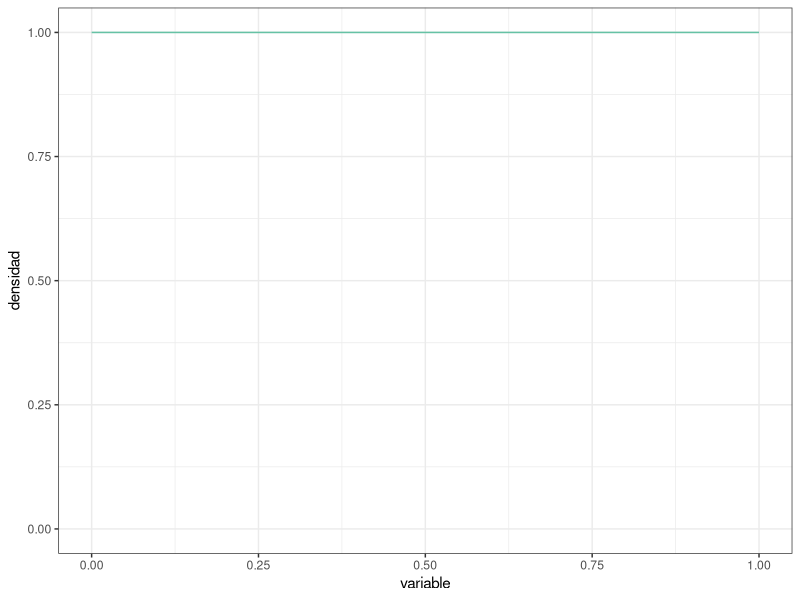
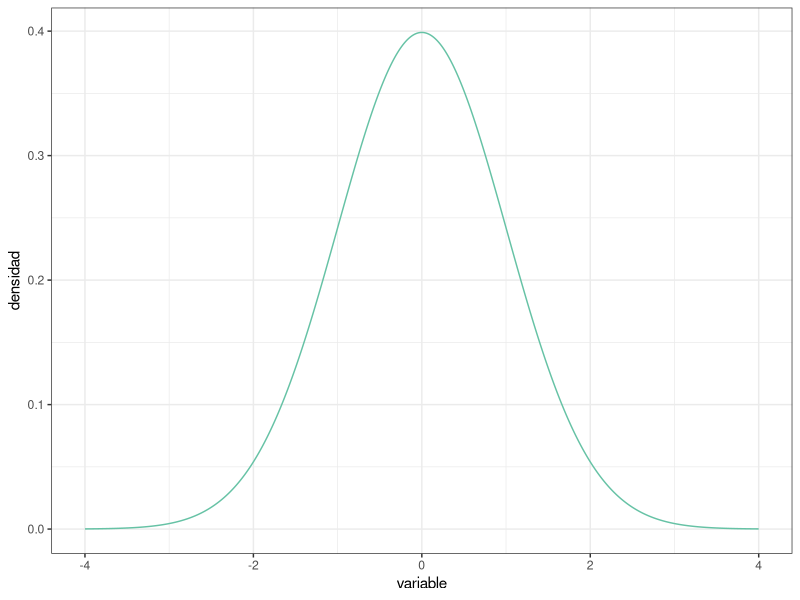
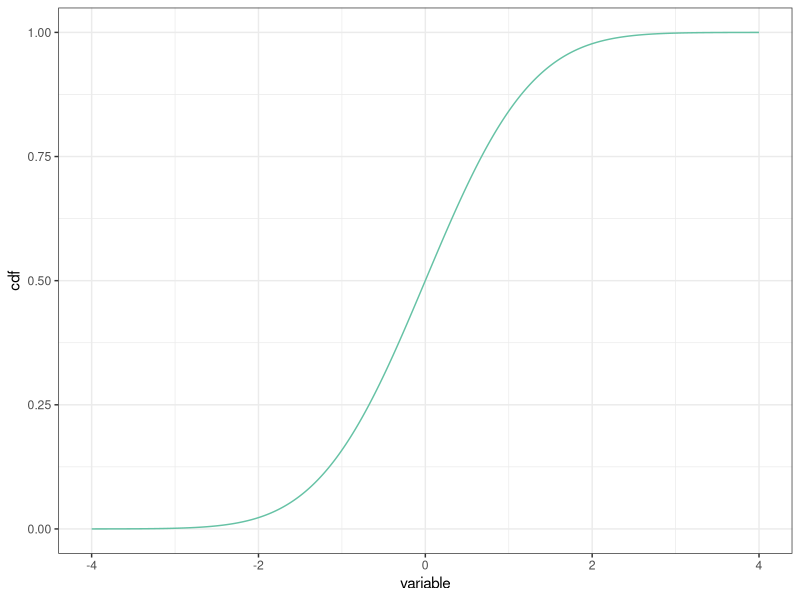
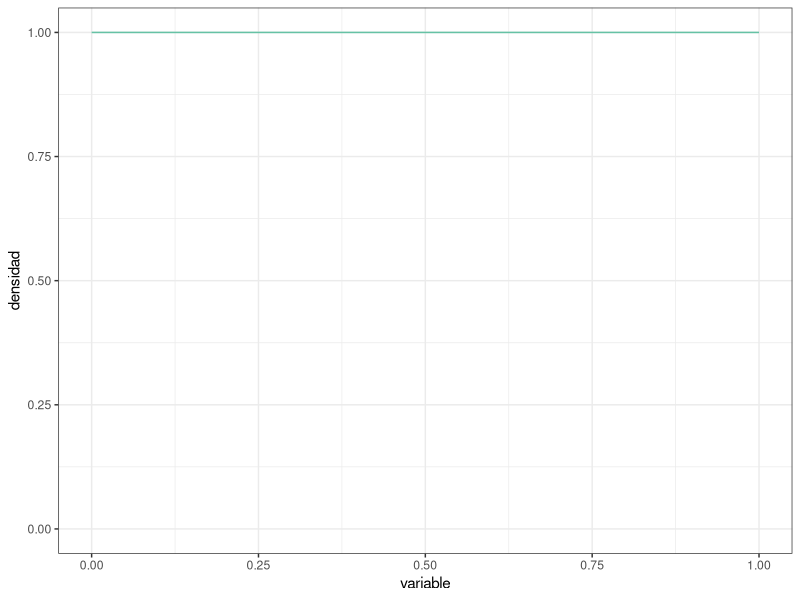
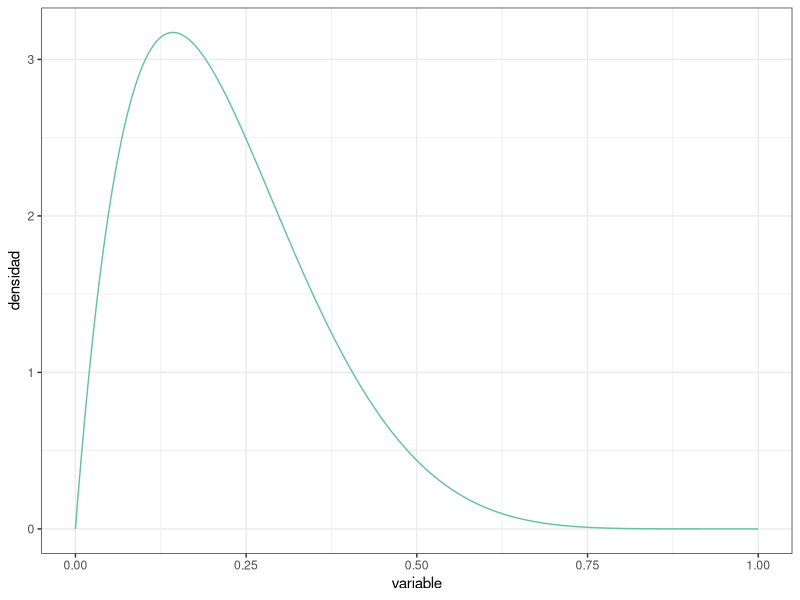
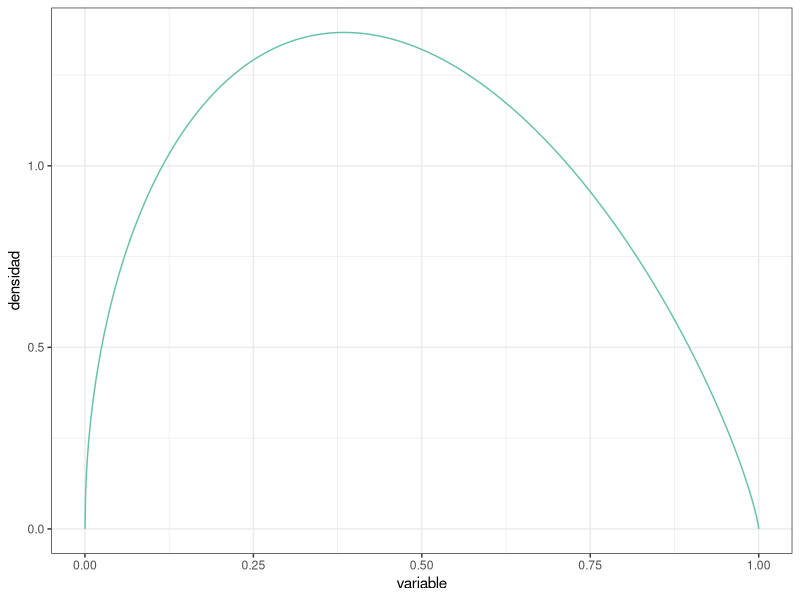
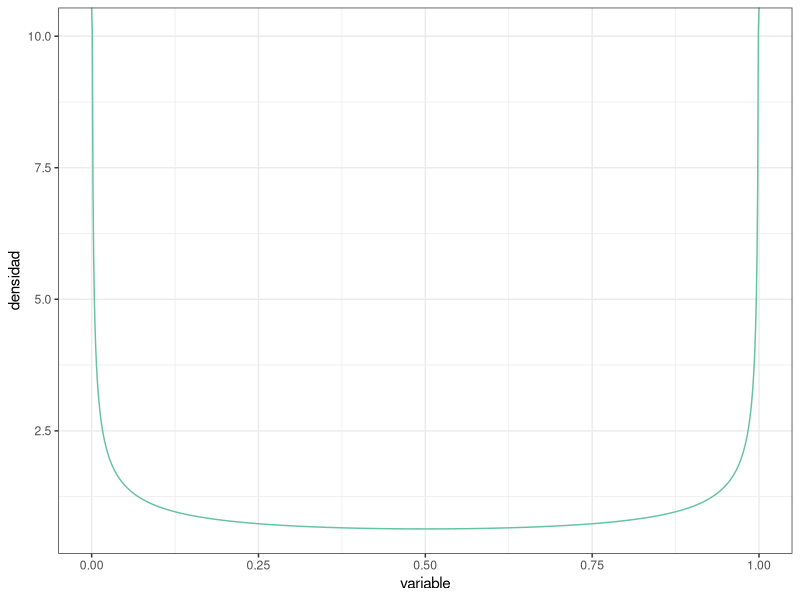
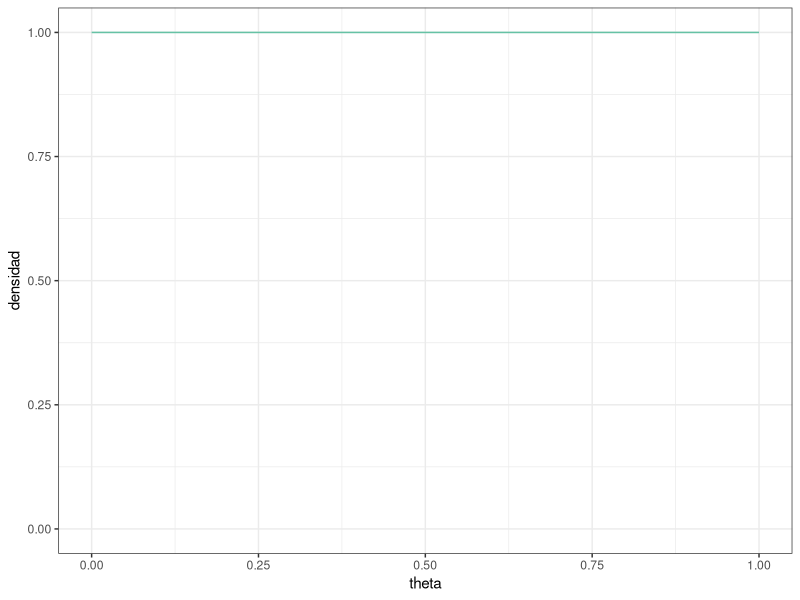

Write R code to recreate these figures, in order.
## ---- chunk 1
#| message: false

# Paquetes:
library(tidyverse)
library(RColorBrewer)


# Configuración de la salida gráfica:

PALETA <- brewer.pal(8, "Set2") # Colores por defecto
color_defecto  <- PALETA[1]
options(ggplot2.discrete.colour = PALETA)

theme_set(theme_bw()) # Tema "neutro" para la representación gráfica
## ---- chunk 2
PREC     <- 1e-3 # Precisión para representar la función de densidad (milésimas)
DENS_INF <- 0    # Rango inferior de la función de densidad
DENS_SUP <- 1    # Rango superior de la función de densidad

uniforme <- tibble( # Esta función crea un "data.frame" o tabla de datos
  variable = seq(from = DENS_INF, to = DENS_SUP, by = PREC),
  densidad = variable |> dunif(min = DENS_INF, max = DENS_SUP)
)

uniforme |> glimpse() # Muestra el objeto con los datos, contiene 2 columnas 

uniforme |> # Usando la tabla de datos antes creada, crea un objeto gráfico
  ggplot(mapping = aes(x = variable, y = densidad)) + # "Mapea" columnas a
                                                      #   coordenadas
  geom_line(color = color_defecto) + # Representa mediante una línea continua
  
  ylim( # Fija el límite inferior a 0 para mostrar el eje y completo:
    0,  # (Usa la propia distribución para establecer el límite superior)
    uniforme |> pull(densidad) |> max()
  )
## ---- chunk 3
DENS_INF <- -4 # Usamos un rango más adecuado para la normal estandarizada
DENS_SUP <-  4

normal <- tibble( # Reutilizamos `PREC` del "chunk" de código anterior
  variable = seq(from = DENS_INF, to = DENS_SUP, by = PREC),
  densidad = variable |> dnorm()
)

# Al cubrir la distribución el rango desde 0 hasta el máximo, en este caso no
#   es necesario establecer los límites manualmente
normal |>
  ggplot(mapping = aes(x = variable, y = densidad)) +
  geom_line(color = color_defecto)
## ---- chunk 4
uniforme |> summarize(integral = PREC * sum(densidad))
## ---- chunk 5
uniforme |> summarize(
  integral = PREC * (sum(densidad) - 0.5 * (first(densidad) + last(densidad)))
)
## ---- chunk 6
normal |> summarize(
  integral = sum(densidad) * PREC
)
## ---- chunk 7
tibble( # Ampliando el rango a [-10, 10]:
  variable = seq(from = -10, to = 10, by = PREC),
  densidad = variable |> dnorm()
) |>
  summarize(integral = sum(densidad) * PREC)

tibble( # Usando precisión de "millonésimas":
  variable = seq(from = DENS_INF, to = DENS_SUP, by = 1e-6),
  densidad = variable |> dnorm()
) |>
  summarize(integral = sum(densidad) * 1e-6) # Misma precisión en la integral
## ---- chunk 8
uniforme |> summarize(
  integral = PREC * sum(densidad),
  integral = integral / integral # Normalización
)

normal |> summarize(
  integral = PREC * sum(densidad),
  integral = integral / integral # Normalización
)
## ---- chunk 9
fdistribucion_normal <- normal |> mutate(cdf = cumsum(densidad) * PREC)

fdistribucion_normal |> ggplot(mapping = aes(x = variable, y = cdf)) +
                        geom_line(color = color_defecto)

## ---- chunk 10
PREC <- 1e-3
DENS_INF <- 0
DENS_SUP <- 1
beta <- tibble(variable = seq(from = DENS_INF, to = DENS_SUP, by = PREC),
  densidad = variable |> dbeta(shape1 = 1, shape2= 1))

beta |>ggplot(mapping = aes(x = variable, y = densidad)) + 
  geom_line(color = color_defecto) + ylim(0, max(beta$densidad))



## ---- chunk 11
PREC <- 1e-3
DENS_INF <- 0
DENS_SUP <- 1
beta <- tibble(variable = seq(from = DENS_INF, to = DENS_SUP, by = PREC),
  densidad = variable |> dbeta(shape1 = 2, shape2= 7))

beta |> ggplot(mapping = aes(x = variable, y = densidad)) + 
  geom_line(color = color_defecto) + ylim(0, max(beta$densidad))

## ---- chunk 12
PREC <- 1e-3
DENS_INF <- 0
DENS_SUP <- 1
beta <- tibble(variable = seq(from = DENS_INF, to = DENS_SUP, by = PREC),
  densidad = variable |> dbeta(shape1 = 1.5, shape2= 1.8))

beta |> ggplot(mapping = aes(x = variable, y = densidad)) + 
  geom_line(color = color_defecto)
## ---- chunk 13
PREC <- 1e-3
DENS_INF <- 0
DENS_SUP <- 1
beta <- tibble(variable = seq(from = DENS_INF, to = DENS_SUP, by = PREC),
  densidad = variable |> dbeta(shape1 = 0.5, shape2= 0.5))

beta |> ggplot(mapping = aes(x = variable, y = densidad)) + 
  geom_line(color = color_defecto)
## ---- chunk 14
PREC <- 1e-3
DENS_INF <- 0
DENS_SUP <- 1
beta <- tibble(theta = seq(from = DENS_INF, to = DENS_SUP, by = PREC),
  densidad = theta |> dbeta(shape1 = 1, shape2= 1))

beta |> ggplot(mapping = aes(x = theta, y = densidad)) + 
  geom_line(color = color_defecto) + ylim(0, max(beta$densidad))
## ---- chunk 15
aceptacion_muestra <- tibble(
  id_participante   = 1:22,
  resp_descarga_app = c(
    "Si", "Si", "No", "No", "Si", "Si", "Si", "Si", "No", "Si", "Si",
    "Si", "Si", "Si", "Si", "Si", "No", "Si", "No", "Si", "Si", "Si"
  )
)
## ---- chunk 16
aceptacion_muestra_2 <- tibble(
  id_participante   = 1:113,
  resp_descarga_app = c(
    "Si", "Si", "No", "No", "Si", "Si", "Si", "Si", "No", "Si", "Si",
    "Si", "Si", "Si", "Si", "Si", "No", "Si", "No", "Si", "Si", "Si", 
    "No", "Si", "Si", "Si", "Si", "No", "No", "Si", "No", "Si", "Si", 
    "Si", "Si", "Si", "No", "Si", "No", "No", "Si", "No", "Si", "Si", 
    "No", "No", "No", "Si", "No", "No", "Si", "Si", "No", "No", "Si", 
    "No", "Si", "No", "No", "No", "Si", "Si", "No", "Si", "Si", "No", 
    "Si", "Si", "No", "Si", "Si", "No", "Si", "No", "Si", "No", "Si", 
    "No", "No", "No", "Si", "Si", "No", "No", "Si", "Si", "No", "No", 
    "No", "Si", "Si", "No", "Si", "Si", "No", "Si", "Si", "Si", "Si", 
    "No", "Si", "No", "No", "No", "No", "No", "Si", "No", "No", "Si", 
    "Si", "Si", "Si"
  )
)
## ---- chunk 17
aceptacion_muestra_total <- bind_rows(
  aceptacion_muestra, aceptacion_muestra_2
) |>
  mutate(id_participante = row_number()) # Los ID están colapsados en una serie
## ---- chunk 18
clase_1 <- tibble(
  id     = 1:27,
  tiempo = c(
    242, 249, 278, 273, 227, 257, 276, 236, 214, 141, 200, 201, 
    228, 271, 160, 275, 156, 246, 293, 306, 263, 247, 224, 160, 277, 
    168, 250
  )
)

clase_2 <- tibble(
  id     = 1:24,
  tiempo = c(
    195, 176, 237, 258, 226, 254, 292, 212, 215, 298, 235, 244, 
    144, 227, 166, 194, 261, 187, 224, 233, 180, 167, 193, 282
  )
)
